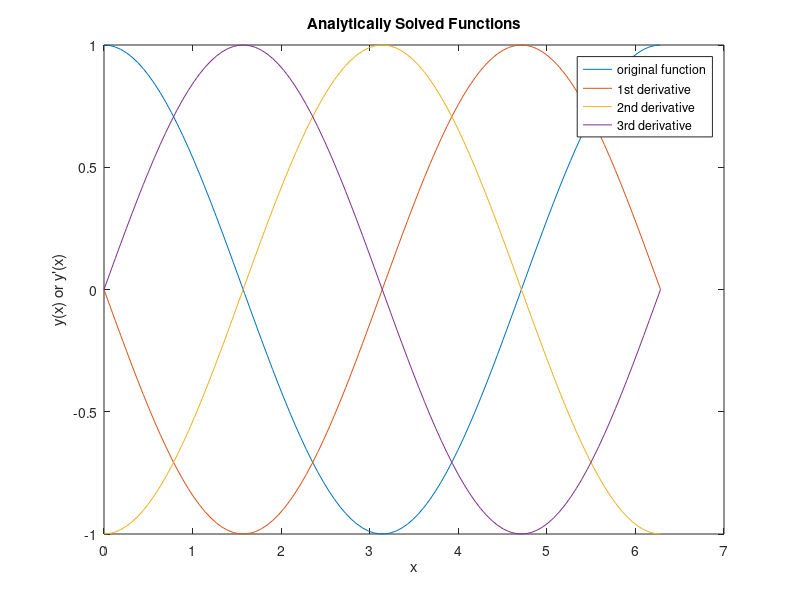

Here is the MATLAB script that generated this plot: (Note: this script raises an error after producing the figure.)
%% Problem 2b 
% Analytical Plotter 
lx=100;
tmin=0;
tmax=2*pi;
x=linspace(tmin,tmax,lx);
dx=x(2)-x(1);
y=cos(x);
dy=-sin(x);
ddy=-cos(x);
dddy=sin(x);

figure;
plot(x,y)
hold on;
plot(x,dy)
hold on;
plot(x,ddy)
hold on;
plot(x,dddy);
legend('original function','1st derivative','2nd derivative','3rd derivative');
xlabel('x');
ylabel('y(x) or y''(x)');
title('Analytically Solved Functions');

%% numerical derivative
%first,second,third order derivative approximation (backward)
%interior
dx1=zeros(lx,1);
dx2=zeros(lx,1);
dx3=zeros(lx,1);

for ix=2:lx
        dx1(ix)=(y(ix)-y(ix-1))/dx;
        dx2(ix)=(y(ix)-2.*y(ix-1)+y(ix-2))/2/dx;
        dx3(ix)=(y(ix-2)-6.*y(ix-1)+3.*y(ix)+2.*y(ix+1))/6*dx;
end %for
dx1(1)=dx1(2);
dx2(1)=dx2(2);
dx3(1)=dx3(2);

figure(2);
plot(x,dx1,'m--')
hold on;
plot(x,dx2,'b--')
hold on;
plot(x,dx3,'k--')

legend('original function','analytical','centered','backward')
xlabel('x');
ylabel('y(x) or y''(x)');
title('Comparison of finite difference derivative approximations');


